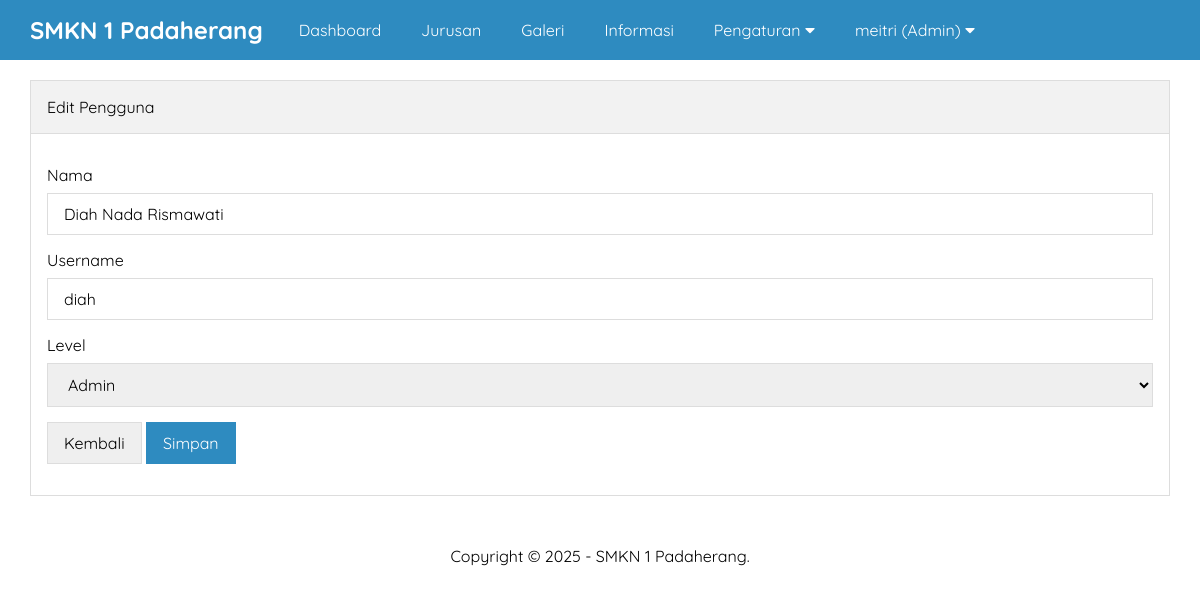
/edit-pengguna.php?id=21345670 (signed in), run on the app's committed database.
### tables this page shows
CREATE TABLE `tb_pengguna` (
  `id` int(11) NOT NULL,
  `nama` varchar(30) NOT NULL,
  `username` varchar(30) NOT NULL,
  `password` varchar(50) NOT NULL,
  `level` enum('Super Admin','Admin','','') NOT NULL,
  `created_at` timestamp NOT NULL DEFAULT current_timestamp() ON UPDATE current_timestamp(),
  `update_at` datetime DEFAULT NULL
);

### edit-pengguna.php (the view, shortened to what this page needs)
<?php include 'header.php' ?>
<?php
	$pengguna 	= mysqli_query($conn, "SELECT * FROM tb_pengguna WHERE id = '".$_GET['id']."' ");
	$p 			= mysqli_fetch_object($pengguna);
?>
		<div class="content">
			<div class="container">
				<div class="box">
					<div class="box-header">
						Edit Pengguna
					</div>
					<div class="box-body">
						<form action="" method="POST">
							<div class="form-group">
								<label>Nama</label>
								<input type="text" name="nama" placeholder="Nama Lengkap" class="input-control" value="<?= $p->nama ?>" required>
							</div>
							<div class="form-group">
								<label>Username</label>
								<input type="text" name="user" placeholder="Username" class="input-control"  value="<?= $p->username ?>" required>
							</div>
							<div class="form-group">
								<label>Level</label>
								<select name="level" class="input-control" required>
									<option value="Admin" <?= ($p->level == 'Admin')? 'selected':''; ?>>Admin</option>
								</select>
							</div>
							<button type="button" class="btn" onclick="window.location = 'pengguna.php'">Kembali</button>
							<input type="submit" name="submit" value="Simpan" class="btn btn-blue">
						</form>
					</div>
				</div>
			</div>
		</div>
<?php include 'footer.php' ?>

### style.css (style rules this page uses)
* { margin:0; padding:0; font-family: 'Quicksand', sans-serif; box-sizing: border-box; }
.container { width: 1140px; margin:0 auto; }
.container::after { content: ""; display: block; clear: both; }
.box { border:1px solid #ddd; background-color: #fff; }
.box-header { padding:16px; border-bottom:1px solid #ddd; background-color: #f2f2f2; }
.box-body { padding:16px; }
form { margin:15px 0; }
.form-group { margin-bottom: 15px; }
.form-group label { display: block; margin-bottom: 8px; }
.form-group .input-control { padding:10px 16px; width: 100%; font-size: 16px; border:1px solid #ddd; }
.btn { border:1px solid #ddd; padding:10px 16px; font-size: 16px; }
.btn-blue { background-color: #2E8BC0; color: #fff; border:1px solid #2E8BC0; }
.content { padding:80px 0 30px 0; }

### data on the page
tb_pengguna: nama "Diah Nada Rismawati", user "diah", level "Admin"

### other printed values
$_SESSION['uname'] "meitri"
$_SESSION['ulevel'] "Admin"
